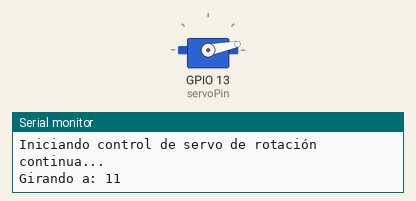
The sketch below on a simulated ESP32. On the bench: servo, the last lines printed to the serial monitor.

Above: at 0.05 s.
At 3.95 s:
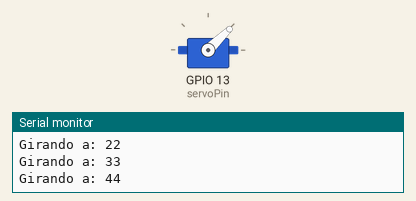
At 7.95 s:
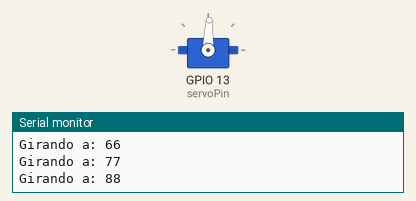
At 15.95 s:
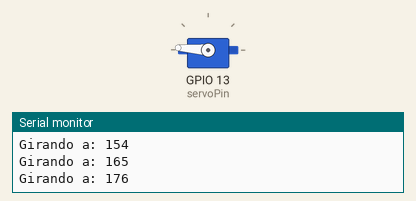
Timing chart, 0 to 20.8 s (numbered marks = the images above):
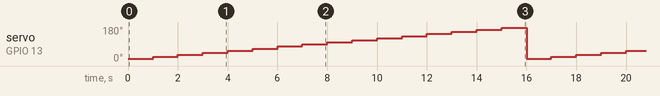

Measured:
- by itself, servo on GPIO 13 (servoPin): repeats every 16.0 s: 33° 1.0 s, 44° 1.0 s, 55° 1.0 s, 66° 1.0 s, 77° 1.0 s, 88° 1.0 s, 99° 1.0 s, 110° 1.0 s, 121° 1.0 s, 132° 1.0 s, 143° 1.0 s, 154° 1.0 s, 165° 1.0 s, 176° 1.0 s, 11° 1.0 s, 22° 1.0 s

The sketch:

Servo_test.ino
```cpp
#include <ESP32Servo.h>

Servo myServo;  // Creación del objeto para controlar el servo

// Define el pin PWM al que está conectado el servo
const int servoPin = 13;
const int giroCompleto = 1000; // Ajusta el tiempo (en ms) para alcanzar una posición simulada

void setup() {
  myServo.attach(servoPin, 500, 2400);
  Serial.begin(9600);
  Serial.println("Iniciando control de servo de rotación continua...");
}

void loop() {
  // Detener el servo (simulación de "posición" 0 grados)
  int i=11.25;
  while (i<180){
    Serial.print("Girando a: ");
    Serial.println(i);
    myServo.write(i);
    delay(1000);
    i=i+11.25;
  }

}
```
